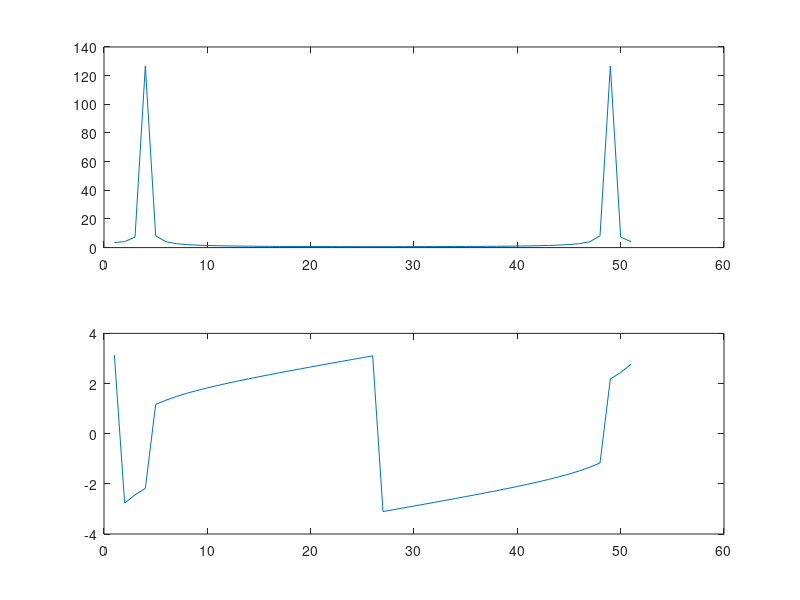
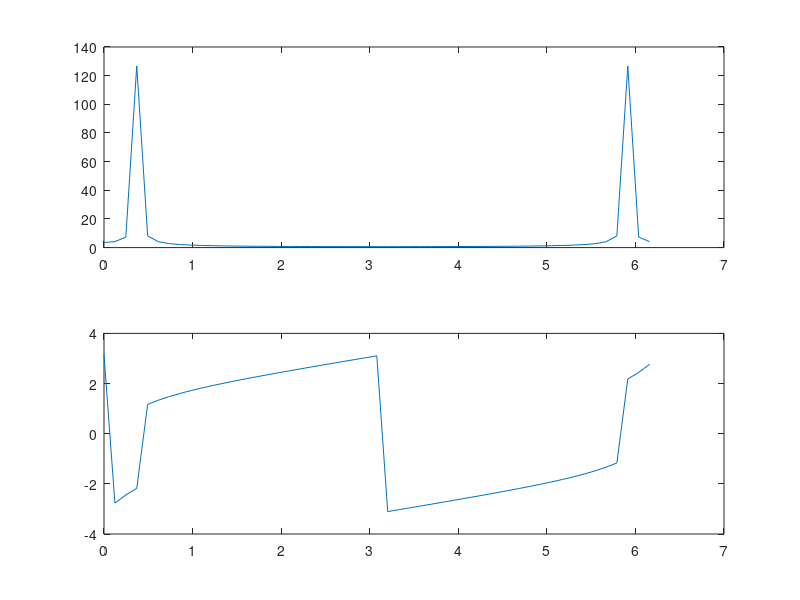
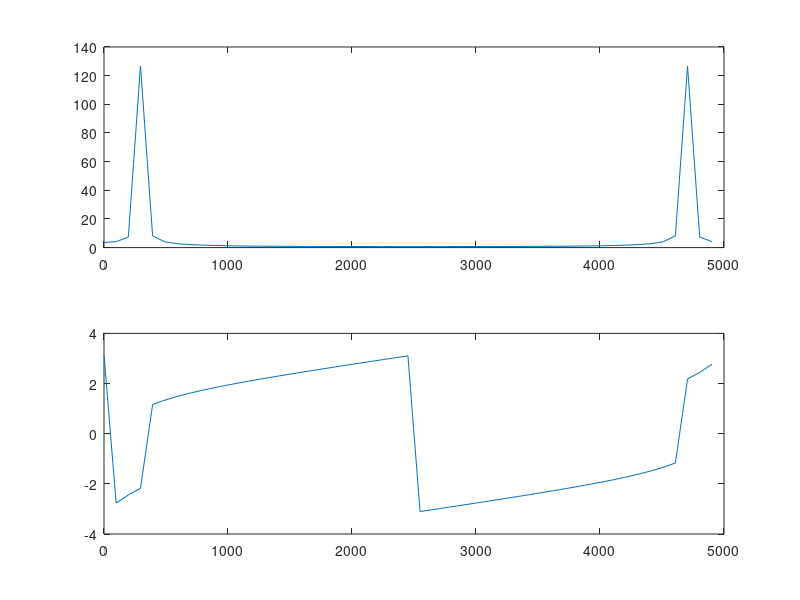

Recreate these plots in MATLAB, in order.
fs = 5000;
t = -0.005:1/fs:0.005;
x = 5* cos(2*pi*300*t+0.25*pi);
X = fft(x)
figure(1),plot(X)
figure(1),subplot(2,1,1),plot(abs(X))
figure(1),subplot(2,1,2),plot(angle(X))

% digital frequency
W = (0:length(X)-1)*2*pi/length(X);
figure(2), subplot(2,1,1), plot(W,abs(X))
figure(2), subplot(2,1,2), plot(W,angle(X))

% analog frequency
f = (0:length(X)-1)*fs/length(X);
figure(3), subplot(2,1,1), plot(f,abs(X))
figure(3), subplot(2,1,2), plot(f,angle(X))
